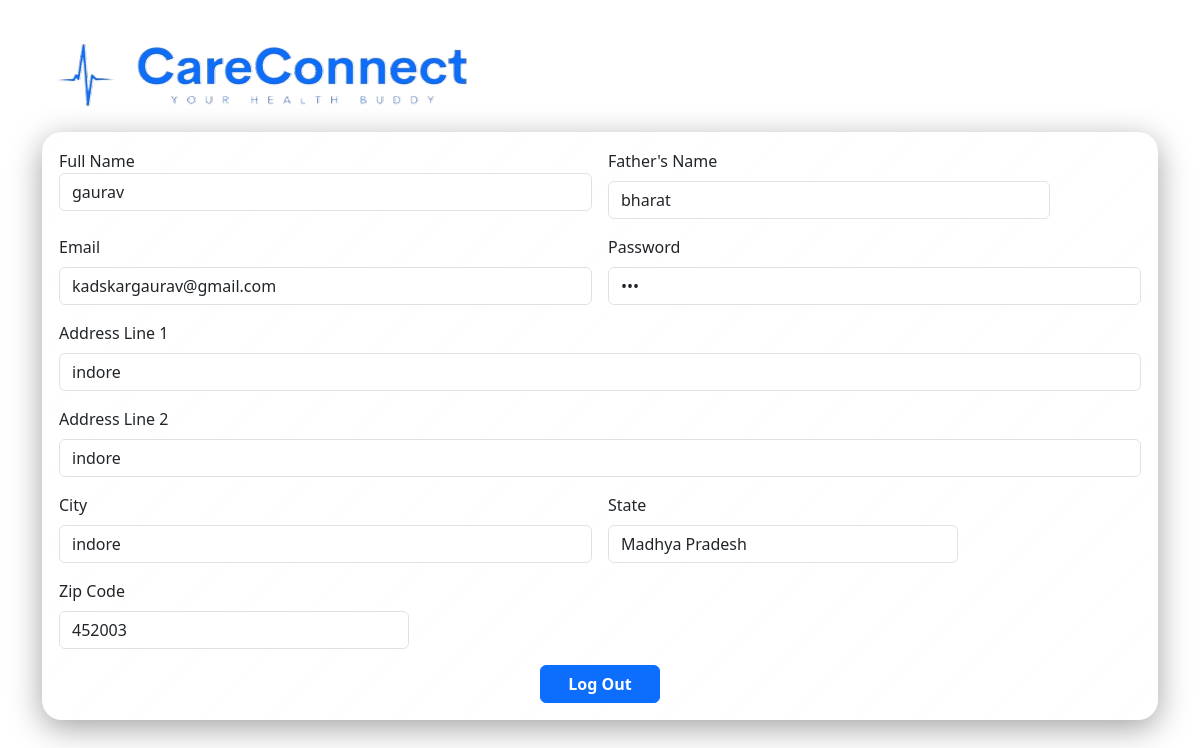
The page /mainprofile/ on the database its author committed.
### home/models.py (models this page shows)
class profiledata(models.Model):
    full_name=models.CharField(max_length=200)
    fathers_name=models.CharField(max_length=200)
    email=models.CharField(max_length=200)
    code=models.TextField()
    address1=models.TextField()
    address2=models.TextField()
    city=models.CharField(max_length=50)
    state=models.CharField(choices=sta,max_length=50)
    zip=models.IntegerField()

### home/views.py (the view)
# urls.py: path('mainprofile/',mainprofiledata),
def mainprofiledata(request):
    data=profiledata.objects.all()
    return render(request,'mainprofile.html',context={'data':data})

### CareConnect-MinorProject/home/template/mainprofile.html (shortened to what this page needs)
{% load static %}
<!DOCTYPE html>
<html lang="en">
  <head>
    <link
      href="https://cdn.jsdelivr.net/npm/bootstrap@5.3.2/dist/css/bootstrap.min.css"
      rel="stylesheet"
    />
  </head>
  <body>
    <div class="container my-3">
      <div class="row my-1 p-2">
        <div class="col">
          <img
            src="{% static 'images/0019b4ca-3b9d-422a-b123-113ed453ccc3.png'%}"
            class="img-fluid"
            alt=""
          />
        </div>
      </div>
      <div class="row">
        <div class="col">
          <div class="card glass">
            <div class="card-body">
              <form class="row g-3" method="post">
                {% csrf_token %} {% for i in data %}
                <div class="col-md-6">
                  <label for="inputEmail4" class="form-labe">Full Name</label>
                  <input
                    type="text"
                    class="form-control"
                    value="{{i.full_name}}"
                    name="fullname"
                    id="inputEmail4"
                    required
                  />
                </div>
                <div class="col-md-5">
                  <label for="inputPassword4" class="form-label"
                    >Father's Name</label
                  >
                  <input
                    type="text"
                    class="form-control"
                    value="{{i.fathers_name}}"
                    name="fathersname"
                    id="inputPassword4"
                    required
                  />
                </div>
                <div class="col-md-6">
                  <label for="inputEmail4" class="form-label">Email</label>
                  <input
                    type="email"
                    class="form-control"
                    value="{{i.email}}"
                    name="email"
                    id="inputEmail4"
                    required
                  />
                </div>
                <div class="col-md-6">
                  <label for="inputPassword4" class="form-label"
                    >Password</label
                  >
                  <input
                    type="password"
                    value="{{i.code}}"
                    class="form-control"
                    name="password"
                    id="inputPassword4"
                    required
                  />
                </div>
                <div class="col-12">
                  <label for="inputAddress" class="form-label"
                    >Address Line 1</label
                  >
                  <input
                    type="text"
                    class="form-control"
                    id="inputAddress"
                    name="address1"
                    value="{{i.address1}}"
                    required
                  />
                </div>
                <div class="col-12">
                  <label for="inputAddress2" class="form-label"
                    >Address Line 2</label
                  >
                  <input
                    type="text"
                    class="form-control"
                    name="address2"
                    id="inputAddress2"
                    value="{{i.address2}}"
                  />
                </div>
                <div class="col-md-6">
                  <label for="inputCity" class="form-label">City</label>
                  <input
                    type="text"
                    class="form-control"
                    name="city"
                    value="{{i.city}}"
                    id="inputCity"
                  />
                </div>
                <div class="col-md-4">
                  <label for="inputState" class="form-label">State</label>
                  <input
                    type="text"
                    class="form-control"
                    name="zipcode"
                    value="{{i.state}}"
                    id="inputZip"
                  />
                </div>
                <div class="col-md-4">
                  <label for="inputZip" class="form-label">Zip Code</label>
                  <input
                    type="text"
                    class="form-control"
                    name="zipcode"
                    id="inputZip"
                    value="{{i.zip}}"
                  />
                </div>
                <center><div class="col-12">
                  <a href="/remove/{{i.id}}/" class="btn btn-primary">Log Out</a>
                </div></center>
                {% endfor %}
              </form>
            </div>
          </div>
        </div>
      </div>
    </div>
  </body>
</html>

### CareConnect-MinorProject/home/template/mainprofile.html (style rules this page uses)
.glass { background: linear-gradient( 135deg, rgba(255, 255, 255, 0.1), rgba(255, 255, 255, 0) ); backdrop-filter: blur(10px); -webkit-backdrop-filter: blur(10px); border-radius: 20px; border: 1px solid rgba(255, 255, 255, 0.18); box-shadow: 0 8px 32px 0 rgba(0, 0, 0, 0.37); }
.btn { width: 120px; font-weight: 700; }

### rows shown on the page
profiledata: fullname "gaurav", fathersname "bharat", email "kadskargaurav@gmail.com", address1 "indore", address2 "indore", city "indore", zipcode "Madhya Pradesh", zipcode "452003"
